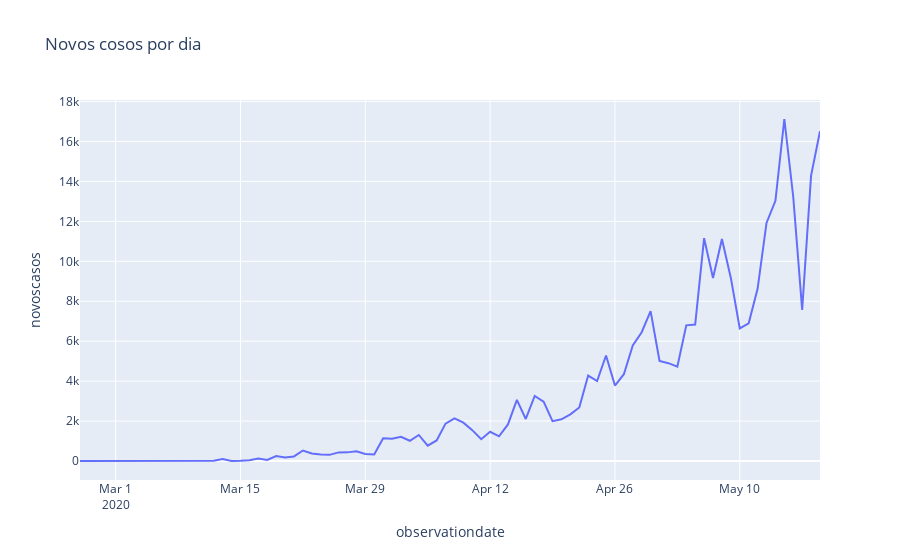

Notebook cell for this chart:
### Code cell
# Visualizando
px.line(brasil, x='observationdate', y='novoscasos', title='Novos cosos por dia')
